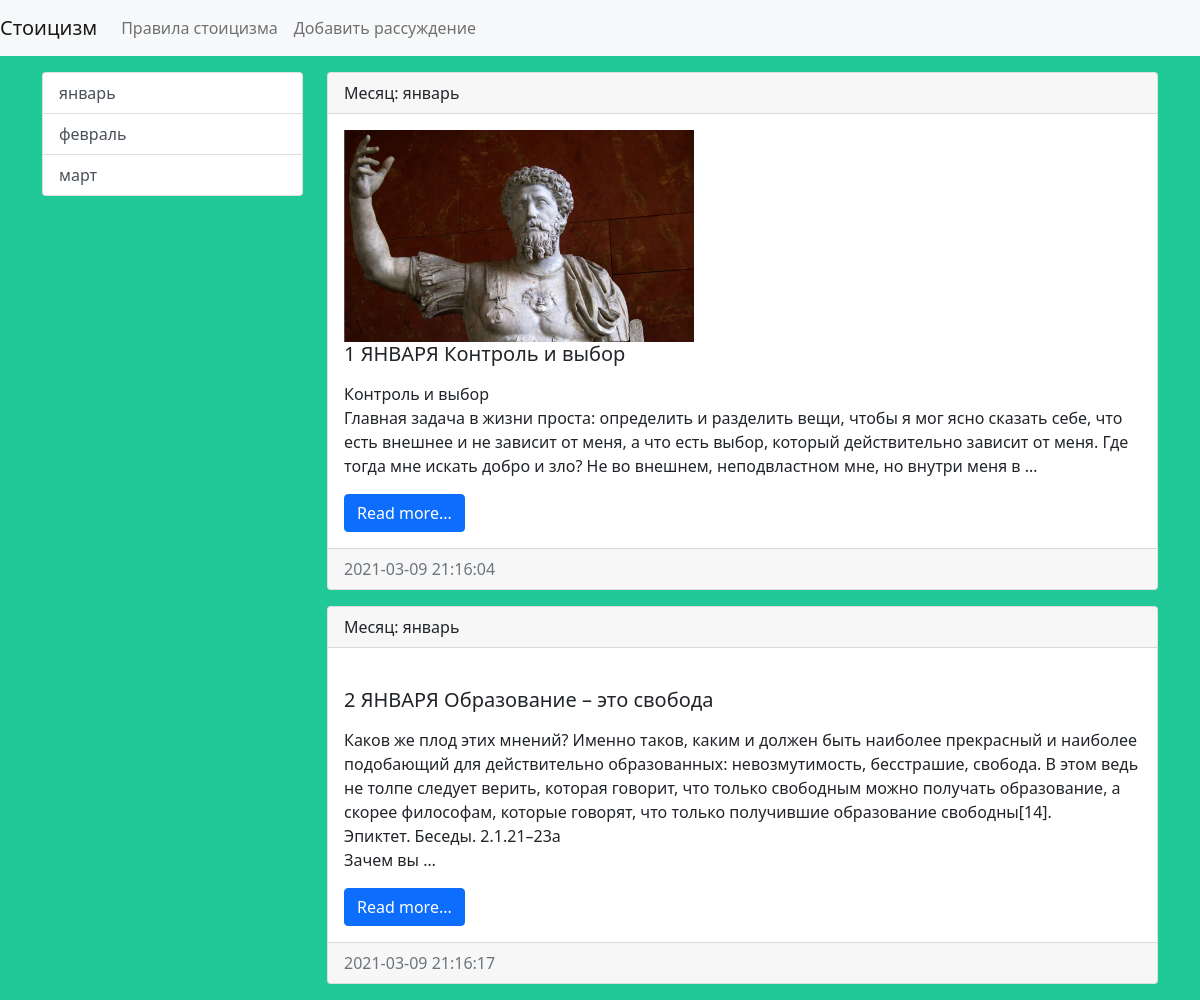
Page /month/1/ on the committed database.
### stoic/models.py (models this page shows, shortened)
class Month(models.Model):
    title = models.CharField(max_length=150, db_index=True, verbose_name='Наименование месяца')
    def get_absolute_url(self):
        return reverse('month', kwargs={"month_id": self.pk})
    def __str__(self):
        return self.title
    class Meta:
        verbose_name = 'Месяц'
        verbose_name_plural = 'Месяцы'
        ordering = ['id']

class Stoic(models.Model):
    title = models.CharField(max_length=150, verbose_name='Заголовок')
    content = models.TextField(blank=True, verbose_name='Контент')
    created_at = models.DateTimeField(auto_now_add=True, verbose_name='Дата публикации')
    updated_at = models.DateTimeField(auto_now=True, verbose_name='Обновлено')
    photo = models.ImageField(upload_to='photos/%Y/%m/%d/', verbose_name='Изображение', blank=True)
    is_published = models.BooleanField(default=True, verbose_name='Опубликовано')
    month = models.ForeignKey('Month', on_delete=models.PROTECT, null=True, verbose_name='Месяц')
    class Meta:
        verbose_name = 'Высказывание'
        verbose_name_plural = 'Дни'
        ordering = ['id']

### stoic/views.py (the view)
# urls.py: path('month/<int:month_id>/', get_month, name='month'),
def get_month(request, month_id):
    stoic = Stoic.objects.filter(month_id=month_id)
    month = Month.objects.get(pk=month_id)
    return render(request, 'stoic/month.html', {'stoic': stoic, 'month': month})

### stoic/templatetags/stoic_tags.py (called while the page is built)
@register.inclusion_tag('stoic/list_months.html')
def show_months(arg1='Hello', arg2='world'):
    months = Month.objects.all()
    return {"months": months, "arg1": arg1, "arg2": arg2}

### stoic/templates/stoic/month.html (shortened to what this page needs)
{% extends 'base.html' %}
{% block sidebar %}
{% include 'inc/_sidebar.html' %}
{% endblock %}
{% block content %}
{% for item in stoic %}
<div class="card mb-3">
    <div class="card-header">
         Месяц: {{ item.month }}
    </div>
    <div class="card-body">
        <div class="media">
            {% if item.photo %}
            <img src="{{ item.photo.url }}" alt="" width="350" class="mr-3">
            {% else %}
            <img src="https://picsum.photos/id/1060/350/235/?blur=2" alt="" class="mr-3">
            {% endif %}
            <div class="media-body">
                <h5 class="card-title">{{ item.title }}</h5>
                <p class="card-text">{{ item.content|safe|linebreaks|truncatewords:50 }}</p>
                <a href="#" class="btn btn-primary">Read more...</a>
            </div>
        </div>
    </div>
    <div class="card-footer text-muted">
        {{ item.created_at|date:"Y-m-d H:i:s" }}
    </div>
</div>
{% endfor %}
{% endblock %}

### stoic/templates/stoic/list_months.html
<div class="list-group">
    {% for item in months %}
    <a href="{{ item.get_absolute_url }}" class="list-group-item list-group-item-action">{{ item.title }}</a>
    {% endfor %}
</div>

### stoic_app/static/css/style.css (style rules this page uses)
body { background-color: #20c997; }

### rows in the picture
Month: title "январь"
Month: title "февраль"
Month: title "март"
Stoic: month "январь", photo (picture), title "1 ЯНВАРЯ Контроль и выбор", content "Контроль и выбор Главная задача в жизни проста: определить и разделить вещи, чтобы я мог ясно сказать себе, что есть внешнее и не зависит от меня, а что есть выбор, который действительно зависит от меня. Где тогда мне искать добро и зло? Не во внешнем, неподвластном мне, но внутри меня в …", created_at "2021-03-09 21:16:04"
Stoic: month "январь", title "2 ЯНВАРЯ Образование – это свобода", content "Каков же плод этих мнений? Именно таков, каким и должен быть наиболее прекрасный и наиболее подобающий для действительно образованных: невозмутимость, бесстрашие, свобода. В этом ведь не толпе следует верить, которая говорит, что только свободным можно получать образование, а скорее философам, которые говорят, что только получившие образование свободны[14]. Эпиктет. Беседы. 2.1.21–23а Зачем вы …", created_at "2021-03-09 21:16:17"
